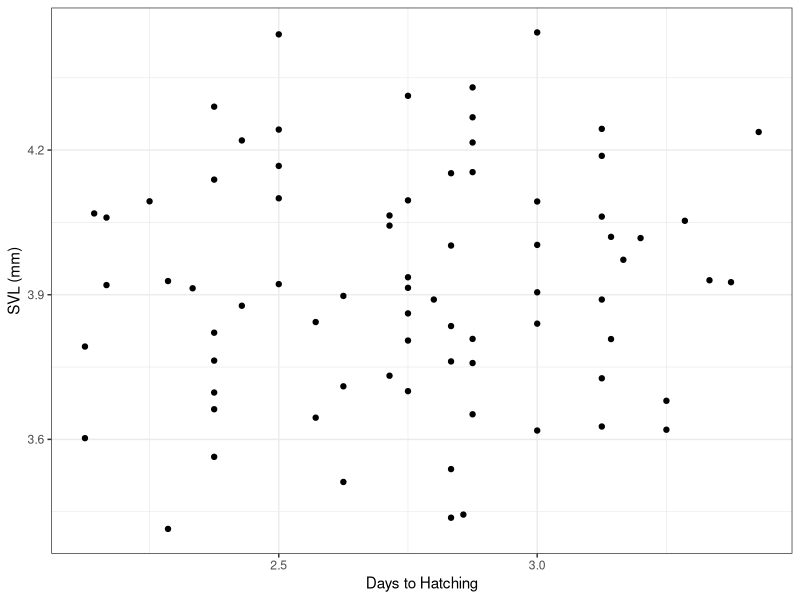

This chart was generated by the following R code:
## ---- chunk 1
suppressPackageStartupMessages(library(ggplot2))
suppressPackageStartupMessages(library(dplyr))
suppressPackageStartupMessages(library(ggthemes))
ad <- read.csv("atrazinedata.csv", header=TRUE,  stringsAsFactors = FALSE) %>% tbl_df()
  
ggplot(data=ad, aes(x=DTH, y=SVL)) + 
       geom_point() + 
       scale_x_continuous(name="Days to Hatching") + 
       scale_y_continuous(name="SVL (mm)") +
       theme_bw()
